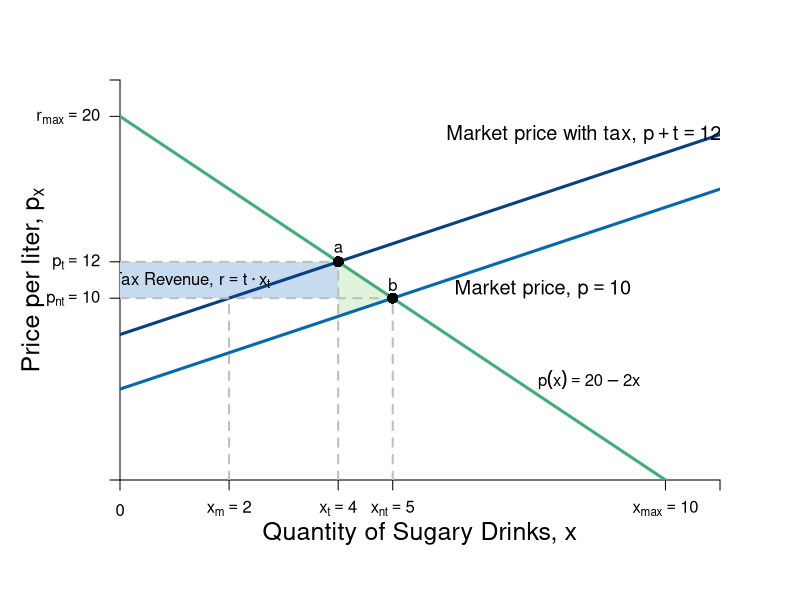

This chart was generated by the following R code:
require(shape)
pdf(file = "indmarketdemand/sugar_tax.pdf", width = 9, height = 7)

#Set parameters for graphics
axislabelsize <- 1.5
labelsize <- 1.2
graphlinewidth <- 3
segmentlinewidth <- 2

COL <- c("#7fc97f", "#beaed4", "#fdc086", "#ffff99", "#386cb0", "#f0027f", "#bf5b17", "#666666")
COLA <- c("#e0f3db", "#99d8c9","#66c2a4","#41ae76", "#238b45", "#005824")
COLB <- c("#c6dbef", "#4eb3d3", "#2b8cbe", "#0868ac","#084081")

par(mar =  c(6, 6, 4, 4))

mrsA <- function(x, rmax = 20, xmax = 10) {
  rmax - (rmax/xmax)*x
}

uA <- function(x, y, rmax = 20, xmax = 10) {
  y + rmax*x - (1/2)(rmax/xmax)*x^2
}

Qs <- function(x, tax = 0){
  x + 5 + tax
}

Qs_tax<- function(x, tax = 3){
  x + 5 + tax
}

xlims <- c(0, 11)
ylims <- c(0, 22)

npts <- 501 
x <- seq(xlims[1], xlims[2], length.out = npts)
y <- seq(ylims[1], ylims[2], length.out = npts) 
a <- c(46.08, 55, 64)
b <- c(46.08, 55, 64)

plot(0, 0, xlim = xlims, ylim = ylims, type = "n",
     xlab = expression(paste("")),
     ylab = expression(paste("")), 
     xaxt = "n", 
     yaxt = "n", 
     cex.lab = axislabelsize, 
     bty = "n",
     xaxs="i", 
     yaxs="i")

# ticksy <- seq(from = 0, to = ylims[2], by = 2)
# ylabels <- seq(from = 0, to = ylims[2], by = 2)
# ticksx <- seq(from = 0, to = xlims[2], by = 2)
# xlabels <- seq(from = 0, to = xlims[2], by = 2)
ticksy <- c(0, 10, 12, 20, ylims[2])
ylabels <- c(NA, expression(paste(p[nt] == 10)), expression(paste(p[t] == 12)), expression(paste(r[max] == 20)), NA)
ticksx <- c(0, 2, 4, 5, 10, xlims[2])
xlabels <- c(0, expression(paste(x["m"]) == 2),expression(paste(x[t]) == 4), expression(paste(x[nt]) == 5), expression(paste(x[max]==10)), NA)

axis(1, at = ticksx, pos = 0, labels = xlabels)
axis(2, at = ticksy, pos = 0, labels = ylabels, las = 1)

npts <- 500 
xx1 <- seq(xlims[1], xlims[2], length.out = npts)

# Tax Rev Q
#xpoly <- c(4, 5, 5 ,4)
#ypoly <- c(0, 0, 10, 10)
#polygon(x = xpoly, y = ypoly, col = COLB[1], density=NULL, border = NA)

# Tax Rev P 
xpoly1 <- c(0, 4, 4, 0)
ypoly1 <- c(10, 10, 12, 12)
polygon(x = xpoly1, y = ypoly1, col = COLB[1], density=NULL, border = NA)

# DWL
xpoly2 <- c(4, 5, 4) 
ypoly2 <- c(9, 10, 12) # Change y1 to 10 to meet gray line
polygon(x = xpoly2, y = ypoly2, col = COLA[1], density=NULL, border = NA)


#Lines for mrs graph
lines(xx1, mrsA(xx1, rmax = 20, xmax = 10), col = COLA[4], lwd = graphlinewidth)

lines(xx1, Qs(xx1), col = COLB[4], lwd = graphlinewidth)
lines(xx1, Qs_tax(xx1), col = COLB[5], lwd = graphlinewidth)

# Market Price
segments(0, 12, 4, 12, lty = 2, col = "gray" , lwd = segmentlinewidth) 
segments(0, 10, 5, 10, lty = 2, col = "gray" , lwd = segmentlinewidth)

# Vert Seg from Q 
segments(5, 0, 5, 10, lty = 2, col = "gray" , lwd = segmentlinewidth)
segments(4, 0, 4, 12, lty = 2, col = "gray" , lwd = segmentlinewidth)

# Q*
segments(2, 0, 2, 10, lty = 2, col = "gray" , lwd = segmentlinewidth)

#Label axes
mtext(expression(paste("Quantity of Sugary Drinks, ", x)), side=1, line = 2.5, cex = axislabelsize)
text(-1.6, 0.5*ylims[2], expression(paste("Price per liter, ", p[x])), xpd = TRUE, cex = axislabelsize, srt = 90) 

#Label i
points(5, 10, pch = 16, col = "black", cex = 1.5)
text(5, 10.75, expression(b))

#Label g
points(4, 12, pch = 16, col = "black", cex = 1.5)
text(4, 12.75, expression(a))

#segments(4.11765, 6.17647, 5.88, 8.88, lty = 1, col = COL[2] , lwd = graphlinewidth)
text(8.5, 19, expression(paste("Market price with tax, ", p + t == 12)), cex = labelsize)
text(7.75, 10.5, expression(paste("Market price, ", p == 10)), cex = labelsize)
#text(7.3, 2.5, expression("Curve"))
#Arrows(7.3, 3.5, 7.3, 6.1, col = "black", lty = 1, lwd = 2, arr.type = "triangle", arr.lwd = 0.5)

#Label mrs function
text(8.6, 5.5, expression(paste(p(x) == 20 - 2*x)))
#Arrows(10, 7.5, 10, 5, col = "black", lty = 1, lwd = 2, arr.type = "triangle", arr.lwd = 0.5)

#Label satiation
#text(20, 3.5, expression(paste(x[max] == "Point")))
#text(20, 3, expression(paste("of Satiation")))
#Arrows(20, 2.5, 20, 0.5, col = "black", lty = 1, lwd = 2, arr.type = "triangle", arr.lwd = 0.5)

#Label highest willingness to pay
#text(1.25, 15, expression(paste("Consumer Surplus" )))
#text(1.25, 13.5, expression(paste(cs[t]==frac(1, 2)*bgroup("(",r[max] - p[t],")")*x)))
#text(2.5, 19, expression(paste(CS==frac(1, 2)*bgroup("(",20 - 12,")")*4, phantom()== 16)))
#Arrows(2, 18, 2, 13, col = "black", lty = 1, lwd = 2, arr.type = "triangle", arr.lwd = 0.5)

#Label tax revenue
text(1.3, 11, expression(paste("Tax Revenue, ", r==t%.%x[t])))
#text(3.5, 18, expression(paste(CS==frac(1, 2)*bgroup("(",r[max] - p,")")*x)))
#text(2, 2, expression(paste()))
#text(2.5, 0.75, expression(paste(R==2*bgroup("(",12 - 10,")")*4, phantom()== 8)))
#Arrows(2, 4, 2, 10.75, col = "black", lty = 1, lwd = 2, arr.type = "triangle", arr.lwd = 0.5)

#Label deadweight loss
#text(4.25, 17, expression("Deadweight Loss"))
#text(3.5, 18, expression(paste(CS==frac(1, 2)*bgroup("(",r[max] - p,")")*x)))
#text(4.25, 15.5, expression(paste(dwl==frac(1,2)*bgroup("(",x[nt] - x[t],")")*t)))
#text(4.5, 14.5, expression(paste(DWL==frac(1,2)*bgroup("(",12 - 10,")")*bgroup("(",5 - 4,")"), phantom()== 1)))
#Arrows(4.25, 14, 4.25, 10.75, col = "black", lty = 1, lwd = 2, arr.type = "triangle", arr.lwd = 0.5)



dev.off()
